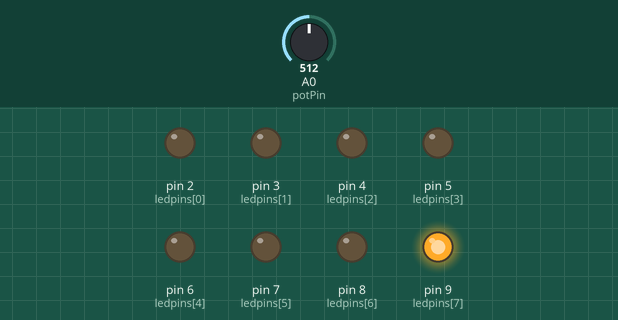
Simulated run of this sketch. Board: Arduino Uno, built with avr-gcc and run on an emulated ATmega328P. Shown: output pins drawn as LEDs (lit = HIGH). Inputs (shaded band) come from the test bench; at power-on: A0 (potPin) = 512. What the sketch prints to the serial monitor is not drawn.

Above: at 1.2 s.
1.3 s: A0 (potPin) set to 516
At 2.1 s:
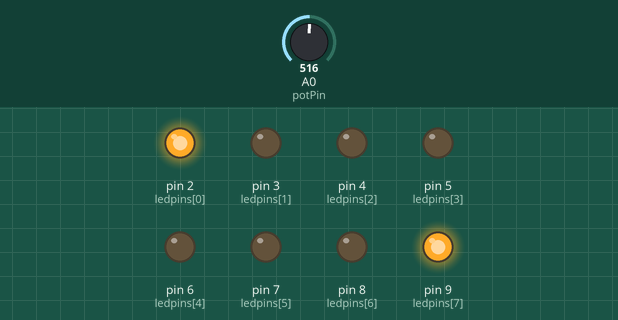
2.8 s: A0 (potPin) set to 511
At 3.3 s:
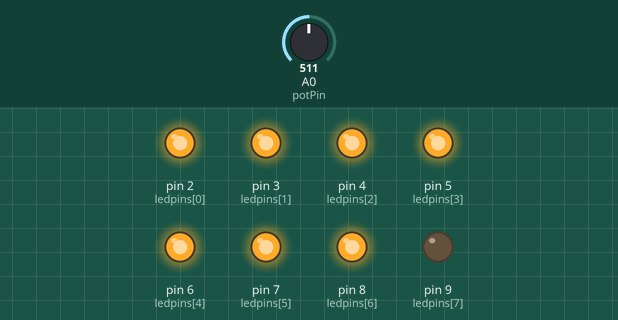
4.3 s: A0 (potPin) set to 306
At 5.5 s:
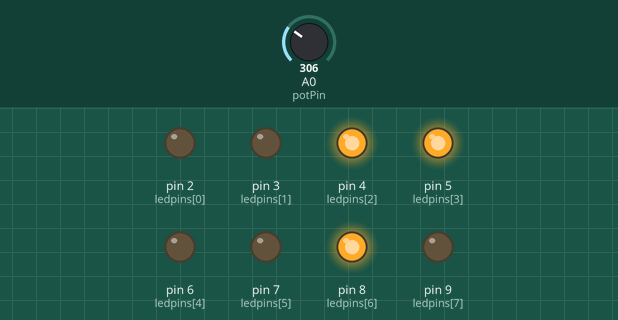
5.8 s: A0 (potPin) set to 303
At 6.8 s:
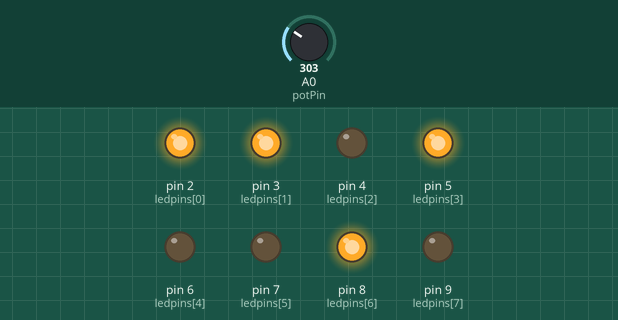
7.3 s: A0 (potPin) set to 122
At 7.8 s:
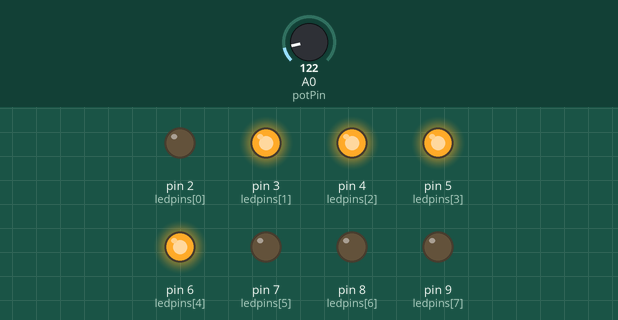
8.8 s: A0 (potPin) set to 119
At 10.2 s:
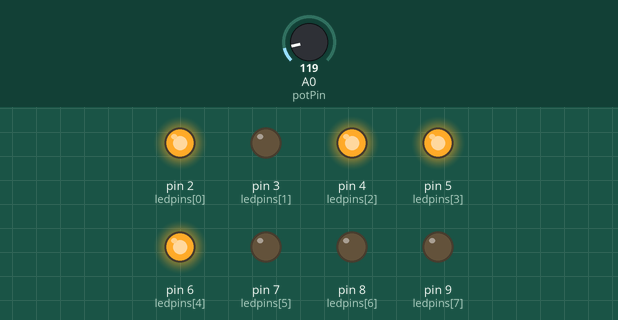
Timing chart, 0 to 11.3 s (numbered marks = the images above; inputs shaded):
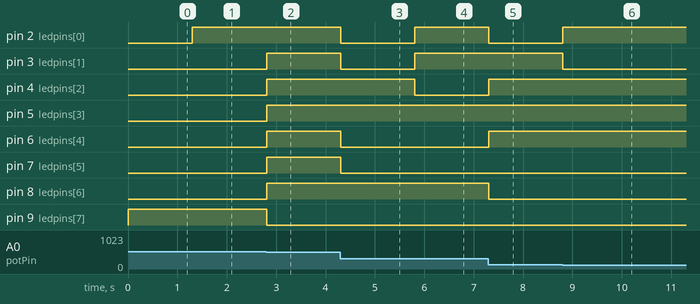

The sketch:

suppleact2.ino
```cpp
int ledpins[8] = {2,3,4,5,6,7,8,9};
int potPin = A0;
int potVal = 0;
int i=0;

void setup()
{
  for(i=0;i<=8;i++){
  	pinMode(ledpins[i], OUTPUT);
  }
  pinMode(potPin, INPUT);
  Serial.begin(9600);
}

void loop()
{
  potVal = analogRead(potPin)/4;
  Serial.println(potVal);

  for(i=0;i<=8;i++){
   digitalWrite(ledpins[i],(potVal%2));
   potVal/=2;
  }
}
```

Measured:
- the behaviour switches between 515 and 516 on A0 (potPin) (found by bisection; images 0 and 1)
- the behaviour switches between 304 and 303 on A0 (potPin) (found by bisection; images 3 and 4)
- the behaviour switches between 120 and 119 on A0 (potPin) (found by bisection; images 5 and 6)
- after the input at 1.3 s, pin 2 (ledpins[0]): LOW → HIGH at once
- after the input at 2.8 s, pin 3 (ledpins[1]), pin 4 (ledpins[2]), pin 5 (ledpins[3]), pin 6 (ledpins[4]), pin 7 (ledpins[5]), pin 8 (ledpins[6]): LOW → HIGH at once; pin 9 (ledpins[7]): HIGH → LOW at once
- after the input at 4.3 s, pin 2 (ledpins[0]), pin 3 (ledpins[1]), pin 6 (ledpins[4]), pin 7 (ledpins[5]): HIGH → LOW at once
- after the input at 5.8 s, pin 2 (ledpins[0]), pin 3 (ledpins[1]): LOW → HIGH at once; pin 4 (ledpins[2]): HIGH → LOW at once
- after the input at 7.3 s, pin 2 (ledpins[0]), pin 8 (ledpins[6]): HIGH → LOW at once; pin 4 (ledpins[2]), pin 6 (ledpins[4]): LOW → HIGH at once
- after the input at 8.8 s, pin 2 (ledpins[0]): LOW → HIGH at once; pin 3 (ledpins[1]): HIGH → LOW at once
